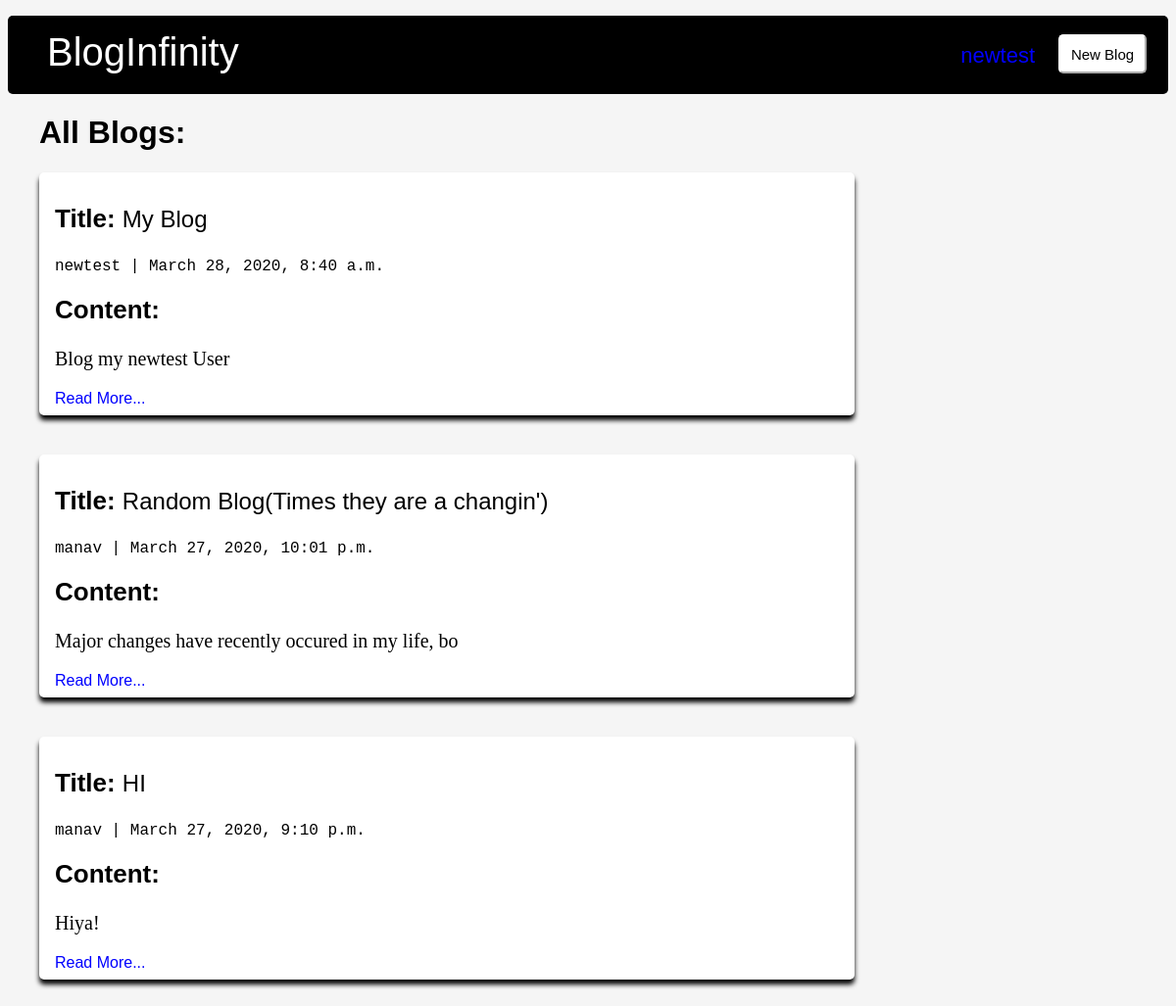
The page /dashboard/ (signed in) on the database its author committed.
### dashboard/models.py (models this page shows, shortened)
class Post(models.Model):
    title = models.CharField(max_length= 140)
    body = models.TextField()
    author = models.ForeignKey(User, on_delete= models.CASCADE)
    updated_on = models.DateTimeField(auto_now= True)
    created_on = models.DateTimeField(auto_now_add=True)
    status = models.IntegerField(choices=STATUS, default=1)

### dashboard/templates/dashboard/dashboard.html
{% extends 'dashboard/base.html' %}
{% block content %}
<button class = "newblog" href = '/dashboard/newblog/' id ="newbutton"><a href="/dashboard/newblog" id="new_blog">New Blog</a></button>
<div class= "content">
    <h1 class = "h1">All Blogs: </h1>
        {% for post in object_list %}
            <div class="card">
                <p class="card-title"><span class = "title">Title: </span>{{ post.title }}</p>
                <p class="author">{{ post.author }} | {{ post.created_on}} </p>
                <p class="card-text"><span class = "con-text">Content:</span><br><br> {{ post.body|slice:":50" }}</p>
                <a href="{{ post.id }}" class="read">Read More...</a>
            </div>
        {% endfor %}
</div>
{% endblock %}

### dashboard/templates/dashboard/base.html (shortened to what this page needs)
{% load staticfiles %}
<!DOCTYPE html>
<html>
    <head>
        <link rel = 'stylesheet' href = "{% static 'css/dashboard.css' %}">
    </head>
    <body>
        <header>
            <div class= "container">
                <ul class = "headers">
                    <li><a href = "/dashboard/" id = "home">BlogInfinity</li>
                    <li><a href = "/dashboard/profile/" class = "user" id = "user">{{user}}</a></li><br><br>
                </ul>
            </div>
        </header>
        {% block content %}
        {% endblock %}
    </body>
</html>

### dashboard/static/css/dashboard.css (style rules this page uses)
html { background-color: whitesmoke; }
#home, #new_blog, #newbutton, #user, #editbutton, #edit, #submitbutton { transition: 0.3s; }
.headers { height: 80px; list-style: none; }
#home { color: white; float: left; padding: 15px 0px; font-size: 40px; text-decoration-line: none; font-family: 'Lucida Sans', 'Lucida Sans Regular', 'Lucida Grande', 'Lucida Sans Unicode', Geneva, Verdana, sans-serif; }
li { color: white; display: inline; }
header { background-color: black; border-radius: 5px; }
.user { font-family: sans-serif; color: blue; font-size: 22px; text-decoration-line: none; float: right; padding: 28px 17vh; }
.newblog { position: absolute; background-color: white; color: black; border-radius: 5px; border-color: white; height: 40px; width: 90px; top: 35px; right: 30px; float: right; }
.content { margin-left: 4vh; }
p { text-align: left; font-size: 20px; }
a { text-decoration-line: none; }
.h1 { position: relative; font-family: sans-serif; }
.card { box-shadow: 0 5px 5px black; border-radius: 5px; height: auto; width: 100vh; background-color: white; padding: 1vh 2vh; margin-bottom: 5vh; }
#new_blog { color: black; font-size: 15px; }
.con-text { font-size: 26px; font-weight: bolder; font-family: sans-serif; }
.author { font-weight: 300; font-family: monospace; font-size: 16px; }
.card-title { font-family: sans-serif; font-size: 24px; }
.title { font-weight: bolder; font-size: 26px; }
.card-text { font-size: 20px; font-family: 'Times New Roman', Times, serif; }
.read { font-family: sans-serif; font-size: 16px; color: blue; }

### rows shown on the page
Post: title "My Blog", author "newtest", created_on "March 28, 2020, 8:40 a.m.", body "Blog my newtest User"
Post: title "Random Blog(Times they are a changin')", author "manav", created_on "March 27, 2020, 10:01 p.m.", body "Major changes have recently occured in my life, bo"
Post: title "HI", author "manav", created_on "March 27, 2020, 9:10 p.m.", body "Hiya!"

### other values the page prints
{{ user }} "newtest"
